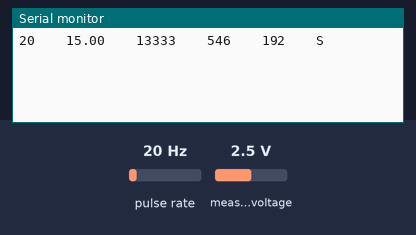
Simulated run of this sketch. Board: ESP8266 (NodeMCU). On the bench: the last lines printed to the serial monitor. Wiring (inferred from the names in the program): pulse sensor: data D3. The test bench sets the inputs (shaded band); at power-on: measured voltage 2.5 V, pulse rate 20 Hz.

Above: at 3.2 s.
3.3 s: measured voltage set to 0.1 V
At 5.9 s:
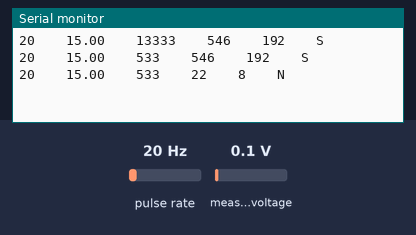
6.3 s: measured voltage set to 1.2 V
At 8.9 s:
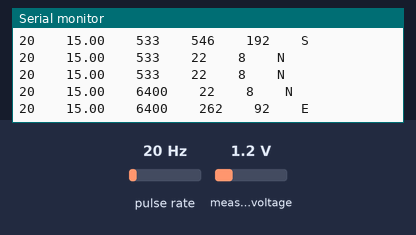
9.3 s: measured voltage set to 3.8 V
At 11.8 s:
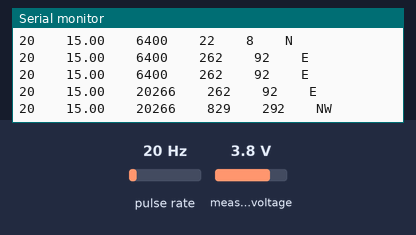
12.3 s: pulse rate set to 4 Hz
At 12.3 s:
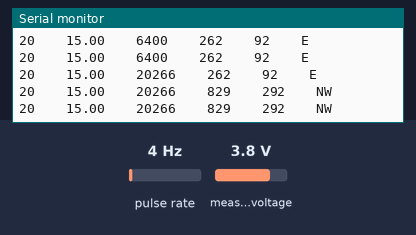
13.8 s: pulse rate set to 50 Hz
At 14.7 s:
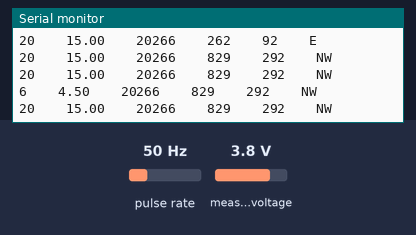
Timing chart, 0 to 16.3 s (numbered marks = the images above; inputs shaded):
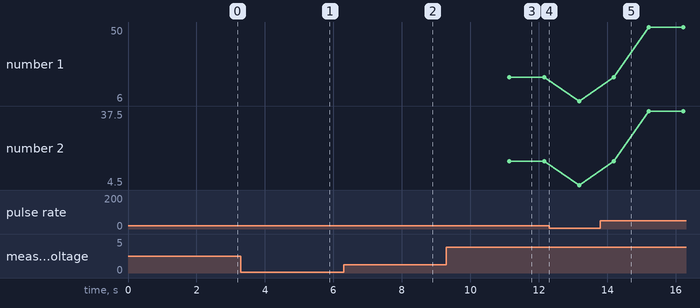

Measured:
- after the input at 3.3 s, the serial monitor: prints a new line after 0.73 s (image 1)
- after the input at 6.3 s, the serial monitor: prints a new line after 0.78 s (image 2)
- after the input at 9.3 s, the serial monitor: prints a new line after 0.83 s (image 3)
- plotted number 1: 20 → 6 after the input at 12.3 s, 6 → 50 after the input at 13.8 s
- plotted number 2: 15 → 4.5 after the input at 12.3 s, 4.5 → 37.5 after the input at 13.8 s

The sketch:

ESP-AD1115-Anemometer.ino
```cpp
#include <Wire.h>
#include <math.h>
#include <Adafruit_ADS1015.h>
Adafruit_ADS1115 ads(0x48);

#define Offset 0
#define WindSensorPin D3


int VaneValue;// raw analog value from wind vane
int Direction;// translated 0 - 360 direction
int CalDirection;// converted value with offset applied
int LastValue;


volatile unsigned long Rotations;
volatile unsigned long ContactBounceTime;
float WindSpeed;


void isr_rotation () {
  if ((millis() - ContactBounceTime) > 15 ) { // debounce the switch contact.
    Rotations++;
    ContactBounceTime = millis();
  }
}


// Converts compass direction to heading
void getHeading(int direction) {
  if (direction < 22)
    Serial.println("N");
  else if (direction < 67)
    Serial.println("NE");
  else if (direction < 112)
    Serial.println("E");
  else if (direction < 157)
    Serial.println("SE");
  else if (direction < 212)
    Serial.println("S");
  else if (direction < 247)
    Serial.println("SW");
  else if (direction < 292)
    Serial.println("W");
  else if (direction < 337)
    Serial.println("NW");
  else
    Serial.println("N");
}


void setup() {
  Serial.begin(9600);
  delay(2000);

  Wire.begin(D1, D2);
  ads.begin();
  LastValue = 1;

  pinMode(WindSensorPin, INPUT);
  attachInterrupt(digitalPinToInterrupt(WindSensorPin), isr_rotation, FALLING);

}


void loop() {
  VaneValue = map(ads.readADC_SingleEnded(3), 0, 25000, 0, 1023);
  Direction = map(VaneValue, 0, 1023, 0, 360);
  CalDirection = Direction + Offset;

  if (CalDirection > 360) {
    CalDirection = CalDirection - 360;
  } else if (CalDirection < 0) {
    CalDirection = CalDirection + 360;
  }


  // Only update the display if change greater than 2 degrees.
  //  if (abs(CalDirection - LastValue) > 5)
  //  {

  Rotations = 0;
  sei();
  delay (1000);
  cli();
  // convert to mp/h using the formula V=P(2.25/T)
  // V = P(2.25/3) = P * 0.75

  WindSpeed = Rotations * 0.75;

  Serial.print(Rotations); Serial.print("\t\t");
  Serial.print(WindSpeed); Serial.print("\t\t");
  Serial.print(ads.readADC_SingleEnded(3)); Serial.print("\t\t");
  Serial.print(VaneValue); Serial.print("\t\t");
  Serial.print(CalDirection); Serial.print("\t\t");
  getHeading(CalDirection);

  //  LastValue = CalDirection;
  //  }
  //  delay(500);
}
```
